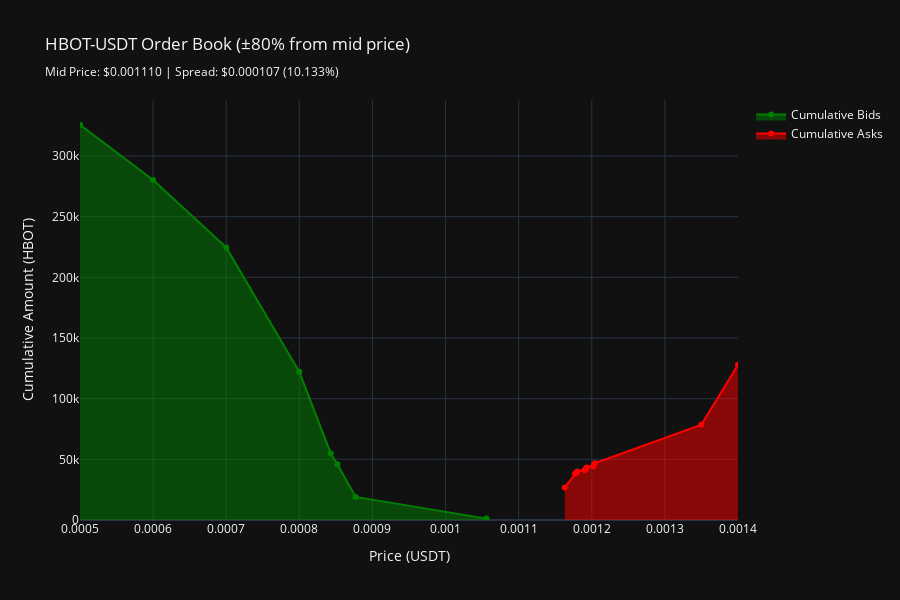

The notebook cell this image was saved under:
### Code cell
# Visualize order book depth with +/- 80% range from mid price
mid_price = (best_bid + best_ask) / 2
price_range_lower = mid_price * 0.2
price_range_upper = mid_price * 1.8

# Filter bids and asks within the price range
bids_filtered = bids_df[bids_df['price'] >= price_range_lower].copy()
asks_filtered = asks_df[asks_df['price'] <= price_range_upper].copy()

# Create single plot for order book
fig = go.Figure()

# Add cumulative liquidity
fig.add_trace(
    go.Scatter(x=bids_filtered['price'], y=bids_filtered['total'], name='Cumulative Bids',
               line=dict(color='green', width=2), fill='tozeroy')
)
fig.add_trace(
    go.Scatter(x=asks_filtered['price'], y=asks_filtered['total'], name='Cumulative Asks',
               line=dict(color='red', width=2), fill='tozeroy')
)

fig.update_xaxes(title_text="Price (USDT)")
fig.update_yaxes(title_text="Cumulative Amount (HBOT)")

fig.update_layout(
    height=600,
    title_text=f"HBOT-USDT Order Book (±80% from mid price)<br><sub>Mid Price: ${mid_price:.6f} | Spread: ${spread:.6f} ({spread_pct:.3f}%)</sub>",
    showlegend=True
)

fig.show()

# Save chart as PNG for Telegram
orderbook_png_path = '/tmp/hbot_orderbook.png'
print("💾 Saving order book chart...")
try:
    fig.write_image(orderbook_png_path, width=1000, height=600, scale=2)
    print(f"✅ Order book chart saved: {orderbook_png_path}")
except Exception as e:
    print(f"❌ Error saving chart: {e}")
    print("💡 Make sure kaleido is installed: pip install kaleido")

### Figure 1 — Plotly figure (JSON) as saved in the notebook; plotly's stock layout.template omitted (floating-point values rounded to 4 significant figures)
{"data": [{"fill": "tozeroy", "line": {"color": "green", "width": 2}, "name": "Cumulative Bids", "x": [0.001056, 0.000877, 0.000852, 0.000843, 0.0008, 0.0007, 0.0006, 0.0005], "y": [1136.0, 19040.0, 45900.0, 54850.0, 122100.0, 224700.0, 280300.0, 325700.0], "type": "scatter"}, {"fill": "tozeroy", "line": {"color": "red", "width": 2}, "name": "Cumulative Asks", "x": [0.001163, 0.001177, 0.001179, 0.00118, 0.00119, 0.001192, 0.001193, 0.001202, 0.001203, 0.001204, 0.00135, 0.0014], "y": [26860.0, 38080.0, 39010.0, 40030.0, 41040.0, 42130.0, 43300.0, 44390.0, 45550.0, 46800.0, 78610.0, 127900.0], "type": "scatter"}], "layout": {"xaxis": {"title": {"text": "Price (USDT)"}}, "yaxis": {"title": {"text": "Cumulative Amount (HBOT)"}}, "title": {"text": "HBOT-USDT Order Book (±80% from mid price)<br><sub>Mid Price: $0.001110 | Spread: $0.000107 (10.133%)</sub>"}, "height": 600, "showlegend": true}}
